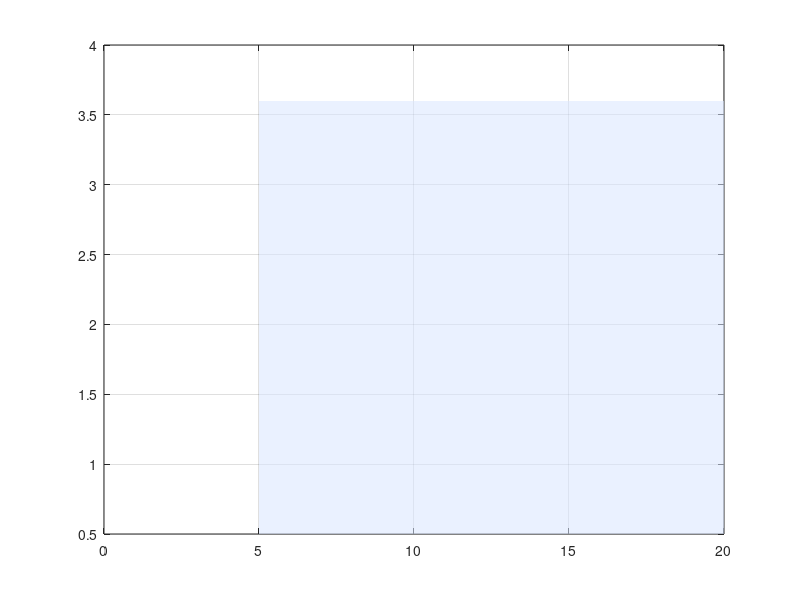

MATLAB code for this plot: (Note: this script raises an error after producing the figure.)
%% COG_Envelope_All_Configurations.m
% =========================================================================
% Preliminary CG envelope check for all aircraft mission configurations.
%
% Configurations:
%   1. Passenger transport
%   2. Cargo transport
%   3. Medevac
%
% This script uses estimated longitudinal station locations based on the
% preliminary fuselage/cabin layout. All x-locations are measured from the
% aircraft nose.
% =========================================================================

clear; clc; close all;

%% Aircraft Reference Geometry

S_wing = 36.8;          % wing reference area [m^2]
b_wing = 15.2;          % wing span [m]
c_bar  = S_wing / b_wing;   % mean aerodynamic chord [m]

x_wing_AC = 4.30;       % wing aerodynamic center from nose [m]
x_LEMAC   = x_wing_AC - 0.25*c_bar;

% Baseline CG and approximate neutral point from stability script
x_CG_baseline = 4.00;   % baseline CG from nose [m]
x_NP_target   = 4.24;   % approximate neutral point from nose [m]

%% Preliminary CG Envelope Limits

% Envelope selected to keep all configurations forward of the approximate
% neutral point while allowing realistic loading variation.
CG_forward_percent_MAC = 5;      % forward CG limit [% MAC]
CG_aft_percent_MAC     = 20;     % aft CG limit [% MAC]

x_CG_forward = x_LEMAC + (CG_forward_percent_MAC/100)*c_bar;
x_CG_aft     = x_LEMAC + (CG_aft_percent_MAC/100)*c_bar;

%% Weight and Station Assumptions
% -------------------------------------------------------------------------
% Weight units: kg
% Station units: m from nose
% -------------------------------------------------------------------------

% Empty aircraft
% Includes structure, engine, fixed systems, unusable fluids, and fixed cabin
% equipment. Location selected to match the baseline stability estimate.
W_empty = 2172;
x_empty = 4.00;

% Crew
W_pilot_each = 90.7;        % 200 lb per pilot [kg]
x_pilots = 2.35;            % cockpit station [m]

% Fuel
W_fuel_full = 548;          % full mission fuel [kg]
x_fuel = 4.25;              % wing fuel CG near wing box [m]

% Passenger cabin
W_passenger_with_bag = 113.4;   % 250 lb passenger + baggage [kg]

% Three passenger rows, 1-2 seating arrangement
x_row1 = 3.45;
x_row2 = 4.15;
x_row3 = 4.85;

% Cargo configuration
% These locations keep the heavy generator/diesel close to the wing box
% to minimize CG travel during reconfiguration.
W_removed_seats = 90;
x_removed_seats = 4.15;

W_generator = 99.3;
x_generator = 4.05;

W_diesel = 177;
x_diesel = 4.35;

W_drum = 11.4;
x_drum = 4.35;

% Additional cargo ballast/equivalent payload
% Configuration 2 must carry payload equivalent to passenger configuration
% plus removable seats. The generator, diesel, and drum do not alone reach
% that value, so the remaining cargo is placed near the wing box.
W_cargo_equivalent_total = 1021 + 90;   % 9 passengers+baggage equivalent + seats [kg]
W_known_cargo = W_generator + W_diesel + W_drum;
W_additional_cargo = W_cargo_equivalent_total - W_known_cargo;

x_additional_cargo = 4.25;

% Medevac configuration
W_stretcher = 22.7;             % 50 lb stretcher [kg]
W_patient = 90.7;               % 200 lb patient [kg]
W_litter_patient = W_stretcher + W_patient;
x_litter_patient = 4.45;

% 4 occupants in medevac configuration:
% 2 medical technicians, 1 patient escort, and 1 additional occupant/patient
% station as required by the RFP interpretation.
W_medevac_occupants = 4*90.7;
x_medevac_occupants = 4.05;

W_med_supplies = 136;           % 300 lb medical supplies [kg]
x_med_supplies = 4.70;

%% Helper Functions

calc_cg = @(W, x) sum(W .* x) / sum(W);
to_percent_MAC = @(x) 100*(x - x_LEMAC)/c_bar;

%% Configuration 1: Passenger Transport
% 2 pilots, full fuel, 9 passengers with baggage

W_config1 = [ ...
    W_empty, ...
    2*W_pilot_each, ...
    W_fuel_full, ...
    3*W_passenger_with_bag, ...
    3*W_passenger_with_bag, ...
    3*W_passenger_with_bag];

x_config1 = [ ...
    x_empty, ...
    x_pilots, ...
    x_fuel, ...
    x_row1, ...
    x_row2, ...
    x_row3];

W_total_1 = sum(W_config1);
x_CG_1 = calc_cg(W_config1, x_config1);
CG_percent_MAC_1 = to_percent_MAC(x_CG_1);

%% Configuration 2: Cargo Transport
% 2 pilots, full fuel, removable-seat equivalent, generator, diesel,
% container, and additional equivalent cargo.

W_config2 = [ ...
    W_empty, ...
    2*W_pilot_each, ...
    W_fuel_full, ...
    W_removed_seats, ...
    W_generator, ...
    W_diesel, ...
    W_drum, ...
    W_additional_cargo];

x_config2 = [ ...
    x_empty, ...
    x_pilots, ...
    x_fuel, ...
    x_removed_seats, ...
    x_generator, ...
    x_diesel, ...
    x_drum, ...
    x_additional_cargo];

W_total_2 = sum(W_config2);
x_CG_2 = calc_cg(W_config2, x_config2);
CG_percent_MAC_2 = to_percent_MAC(x_CG_2);

%% Configuration 3: Medevac
% 2 pilots, full fuel, litter/patient, 4 cabin occupants, and medical supplies

W_config3 = [ ...
    W_empty, ...
    2*W_pilot_each, ...
    W_fuel_full, ...
    W_litter_patient, ...
    W_medevac_occupants, ...
    W_med_supplies];

x_config3 = [ ...
    x_empty, ...
    x_pilots, ...
    x_fuel, ...
    x_litter_patient, ...
    x_medevac_occupants, ...
    x_med_supplies];

W_total_3 = sum(W_config3);
x_CG_3 = calc_cg(W_config3, x_config3);
CG_percent_MAC_3 = to_percent_MAC(x_CG_3);

%% Fuel Burn Cases
% Include full-fuel and zero-fuel points to show CG remains inside envelope
% throughout the mission.

% Configuration 1 zero fuel
W_config1_zf = W_config1;
W_config1_zf(3) = 0;
W_total_1_zf = sum(W_config1_zf);
x_CG_1_zf = calc_cg(W_config1_zf, x_config1);
CG_percent_MAC_1_zf = to_percent_MAC(x_CG_1_zf);

% Configuration 2 zero fuel
W_config2_zf = W_config2;
W_config2_zf(3) = 0;
W_total_2_zf = sum(W_config2_zf);
x_CG_2_zf = calc_cg(W_config2_zf, x_config2);
CG_percent_MAC_2_zf = to_percent_MAC(x_CG_2_zf);

% Configuration 3 zero fuel
W_config3_zf = W_config3;
W_config3_zf(3) = 0;
W_total_3_zf = sum(W_config3_zf);
x_CG_3_zf = calc_cg(W_config3_zf, x_config3);
CG_percent_MAC_3_zf = to_percent_MAC(x_CG_3_zf);

%% Print Results

fprintf('===== CG Envelope Reference =====\n')
fprintf('Mean aerodynamic chord, c_bar = %.3f m\n', c_bar)
fprintf('Wing AC location = %.3f m from nose\n', x_wing_AC)
fprintf('LEMAC location = %.3f m from nose\n', x_LEMAC)
fprintf('Forward CG limit = %.3f m = %.1f%% MAC\n', ...
    x_CG_forward, CG_forward_percent_MAC)
fprintf('Aft CG limit = %.3f m = %.1f%% MAC\n', ...
    x_CG_aft, CG_aft_percent_MAC)
fprintf('Approximate neutral point = %.3f m\n\n', x_NP_target)

fprintf('===== Full-Fuel Configuration CG Results =====\n')
fprintf('Config 1 Passenger: W = %.1f kg, x_CG = %.3f m, CG = %.1f%% MAC\n', ...
    W_total_1, x_CG_1, CG_percent_MAC_1)
fprintf('Config 2 Cargo:     W = %.1f kg, x_CG = %.3f m, CG = %.1f%% MAC\n', ...
    W_total_2, x_CG_2, CG_percent_MAC_2)
fprintf('Config 3 Medevac:   W = %.1f kg, x_CG = %.3f m, CG = %.1f%% MAC\n\n', ...
    W_total_3, x_CG_3, CG_percent_MAC_3)

fprintf('===== Zero-Fuel Configuration CG Results =====\n')
fprintf('Config 1 Passenger ZF: W = %.1f kg, x_CG = %.3f m, CG = %.1f%% MAC\n', ...
    W_total_1_zf, x_CG_1_zf, CG_percent_MAC_1_zf)
fprintf('Config 2 Cargo ZF:     W = %.1f kg, x_CG = %.3f m, CG = %.1f%% MAC\n', ...
    W_total_2_zf, x_CG_2_zf, CG_percent_MAC_2_zf)
fprintf('Config 3 Medevac ZF:   W = %.1f kg, x_CG = %.3f m, CG = %.1f%% MAC\n\n', ...
    W_total_3_zf, x_CG_3_zf, CG_percent_MAC_3_zf)

%% Pass / Fail Check

CG_forward_percent = CG_forward_percent_MAC;
CG_aft_percent = CG_aft_percent_MAC;

case_names = { ...
    'Config 1 Passenger, full fuel', ...
    'Config 2 Cargo, full fuel', ...
    'Config 3 Medevac, full fuel', ...
    'Config 1 Passenger, zero fuel', ...
    'Config 2 Cargo, zero fuel', ...
    'Config 3 Medevac, zero fuel'};

CG_all = [ ...
    CG_percent_MAC_1, ...
    CG_percent_MAC_2, ...
    CG_percent_MAC_3, ...
    CG_percent_MAC_1_zf, ...
    CG_percent_MAC_2_zf, ...
    CG_percent_MAC_3_zf];

fprintf('===== Envelope Check =====\n')
for i = 1:length(CG_all)
    if CG_all(i) >= CG_forward_percent && CG_all(i) <= CG_aft_percent
        fprintf('%s: PASS\n', case_names{i})
    else
        fprintf('%s: FAIL\n', case_names{i})
    end
end

%% Plot 1: CG Envelope by Configuration

figure('Name','CG Envelope by Configuration', ...
       'Units','normalized','Position',[0.10 0.15 0.78 0.55]);

hold on; grid on; box on;

y_positions_full = [1 2 3];
y_positions_zf   = [1.18 2.18 3.18];

% Allowable CG envelope shaded region
fill([CG_forward_percent CG_aft_percent CG_aft_percent CG_forward_percent], ...
     [0.5 0.5 3.6 3.6], ...
     [0.85 0.90 1.00], ...
     'EdgeColor','none', ...
     'FaceAlpha',0.55, ...
     'DisplayName','Allowable CG Envelope');

xline(CG_forward_percent, 'k--', 'Forward CG Limit', ...
      'LineWidth',1.4, ...
      'LabelVerticalAlignment','bottom');

xline(CG_aft_percent, 'k--', 'Aft CG Limit', ...
      'LineWidth',1.4, ...
      'LabelVerticalAlignment','bottom');

% Full-fuel points
p1 = plot(CG_percent_MAC_1, 1, 'o', 'MarkerSize',10, ...
    'MarkerFaceColor','b', 'MarkerEdgeColor','k', ...
    'DisplayName','Full Fuel');

plot(CG_percent_MAC_2, 2, 'o', 'MarkerSize',10, ...
    'MarkerFaceColor','b', 'MarkerEdgeColor','k', ...
    'HandleVisibility','off');

plot(CG_percent_MAC_3, 3, 'o', 'MarkerSize',10, ...
    'MarkerFaceColor','b', 'MarkerEdgeColor','k', ...
    'HandleVisibility','off');

% Zero-fuel points
p2 = plot(CG_percent_MAC_1_zf, 1.18, 's', 'MarkerSize',9, ...
    'MarkerFaceColor','r', 'MarkerEdgeColor','k', ...
    'DisplayName','Zero Fuel');

plot(CG_percent_MAC_2_zf, 2.18, 's', 'MarkerSize',9, ...
    'MarkerFaceColor','r', 'MarkerEdgeColor','k', ...
    'HandleVisibility','off');

plot(CG_percent_MAC_3_zf, 3.18, 's', 'MarkerSize',9, ...
    'MarkerFaceColor','r', 'MarkerEdgeColor','k', ...
    'HandleVisibility','off');

% Connect full-fuel to zero-fuel points
plot([CG_percent_MAC_1 CG_percent_MAC_1_zf], [1 1.18], 'k-', 'HandleVisibility','off')
plot([CG_percent_MAC_2 CG_percent_MAC_2_zf], [2 2.18], 'k-', 'HandleVisibility','off')
plot([CG_percent_MAC_3 CG_percent_MAC_3_zf], [3 3.18], 'k-', 'HandleVisibility','off')

yticks([1.09 2.09 3.09])
yticklabels({'Config 1: Passenger','Config 2: Cargo','Config 3: Medevac'})

xlabel('Center of Gravity Location [% MAC]')
ylabel('Mission Configuration')
title('Preliminary Center of Gravity Envelope Check')

xlim([CG_forward_percent - 3, CG_aft_percent + 3])
ylim([0.5 3.6])

legend('Location','eastoutside')

%% Plot 2: Weight vs CG Envelope

figure('Name','Weight vs CG Envelope', ...
       'Units','normalized','Position',[0.10 0.15 0.78 0.55]);

hold on; grid on; box on;

CG_plot = [ ...
    CG_percent_MAC_1, CG_percent_MAC_2, CG_percent_MAC_3, ...
    CG_percent_MAC_1_zf, CG_percent_MAC_2_zf, CG_percent_MAC_3_zf];

W_plot = [ ...
    W_total_1, W_total_2, W_total_3, ...
    W_total_1_zf, W_total_2_zf, W_total_3_zf];

W_min = min(W_plot) - 150;
W_max = max(W_plot) + 150;

% Envelope region
fill([CG_forward_percent CG_aft_percent CG_aft_percent CG_forward_percent], ...
     [W_min W_min W_max W_max], ...
     [0.85 0.90 1.00], ...
     'EdgeColor','none', ...
     'FaceAlpha',0.55, ...
     'DisplayName','Allowable CG Envelope');

xline(CG_forward_percent, 'k--', 'Forward CG Limit', 'LineWidth',1.4);
xline(CG_aft_percent, 'k--', 'Aft CG Limit', 'LineWidth',1.4);

% Full fuel points
plot(CG_percent_MAC_1, W_total_1, 'o', 'MarkerSize',10, ...
    'MarkerFaceColor','b', 'MarkerEdgeColor','k', ...
    'DisplayName','Config 1 Full Fuel');

plot(CG_percent_MAC_2, W_total_2, 'o', 'MarkerSize',10, ...
    'MarkerFaceColor','g', 'MarkerEdgeColor','k', ...
    'DisplayName','Config 2 Full Fuel');

plot(CG_percent_MAC_3, W_total_3, 'o', 'MarkerSize',10, ...
    'MarkerFaceColor','m', 'MarkerEdgeColor','k', ...
    'DisplayName','Config 3 Full Fuel');

% Zero fuel points
plot(CG_percent_MAC_1_zf, W_total_1_zf, 's', 'MarkerSize',9, ...
    'MarkerFaceColor','b', 'MarkerEdgeColor','k', ...
    'DisplayName','Config 1 Zero Fuel');

plot(CG_percent_MAC_2_zf, W_total_2_zf, 's', 'MarkerSize',9, ...
    'MarkerFaceColor','g', 'MarkerEdgeColor','k', ...
    'DisplayName','Config 2 Zero Fuel');

plot(CG_percent_MAC_3_zf, W_total_3_zf, 's', 'MarkerSize',9, ...
    'MarkerFaceColor','m', 'MarkerEdgeColor','k', ...
    'DisplayName','Config 3 Zero Fuel');

% Fuel burn lines
plot([CG_percent_MAC_1 CG_percent_MAC_1_zf], ...
     [W_total_1 W_total_1_zf], 'b-', 'LineWidth',1.4, ...
     'HandleVisibility','off');

plot([CG_percent_MAC_2 CG_percent_MAC_2_zf], ...
     [W_total_2 W_total_2_zf], 'g-', 'LineWidth',1.4, ...
     'HandleVisibility','off');

plot([CG_percent_MAC_3 CG_percent_MAC_3_zf], ...
     [W_total_3 W_total_3_zf], 'm-', 'LineWidth',1.4, ...
     'HandleVisibility','off');

xlabel('Center of Gravity Location [% MAC]')
ylabel('Aircraft Weight [kg]')
title('Aircraft Weight vs Center of Gravity Location')

xlim([CG_forward_percent - 3, CG_aft_percent + 3])
ylim([W_min W_max])

legend('Location','eastoutside')

%% Save Figures

print(figure(1), 'CG_Envelope_by_Configuration.png', '-dpng', '-r600')
print(figure(2), 'Weight_vs_CG_Envelope.png', '-dpng', '-r600')
